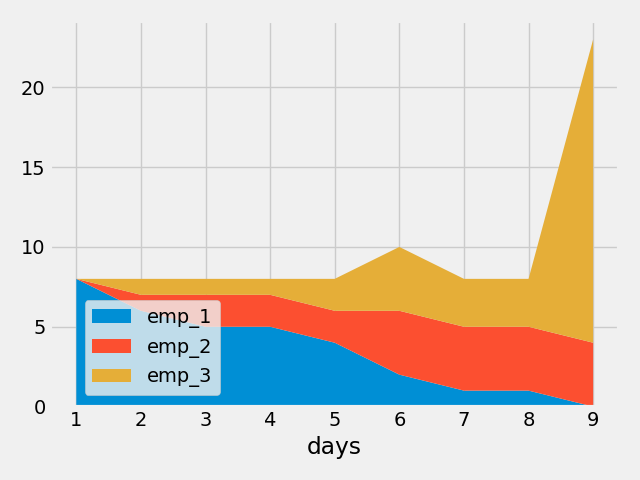

The script that saved this image:
from matplotlib import pyplot as plt

plt.style.use('fivethirtyeight')

days = [1, 2, 3, 4, 5, 6, 7, 8, 9]

emp_1 = [8, 6, 5, 5, 4, 2, 1, 1, 0]
emp_2 = [0, 1, 2, 2, 2, 4, 4, 4, 4]
emp_3 = [0, 1, 1, 1, 2, 4, 3, 3, 19]

plt.stackplot(days, emp_1, emp_2, emp_3, labels=['emp_1', 'emp_2', 'emp_3'])

plt.legend(loc=(0.06, 0.03))
plt.xlabel('days')
plt.tight_layout()
plt.savefig('stack_plot.png')

plt.show()
